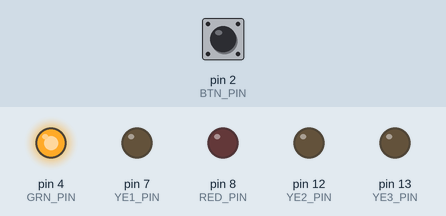
Recording of a sketch running on a simulated Arduino Uno, built with avr-gcc and run on an emulated ATmega328P. Parts: output pins drawn as LEDs (lit = HIGH). The test bench sets the inputs (shaded band); at power-on: pin 2 (BTN_PIN) HIGH.

Above: at 21.4 s.
21.5 s: pin 2 (BTN_PIN) pulled LOW for 0.15 s
At 22.1 s:
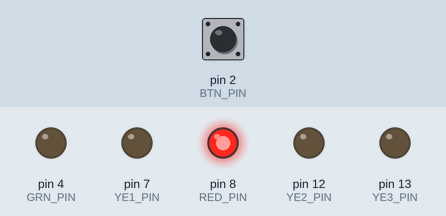
43.0 s: pin 2 (BTN_PIN) pulled LOW for 1 s
At 48.4 s:
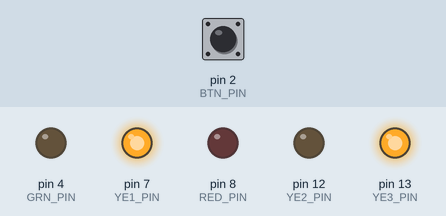
64.5 s: pin 2 (BTN_PIN) pulled LOW for 3.2 s
At 75.3 s:
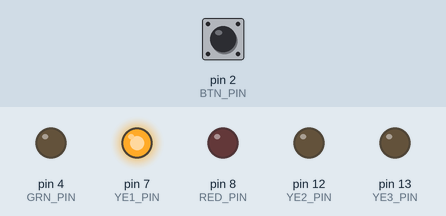
Timing chart, 0 to 86.1 s (numbered marks = the images above; inputs shaded):
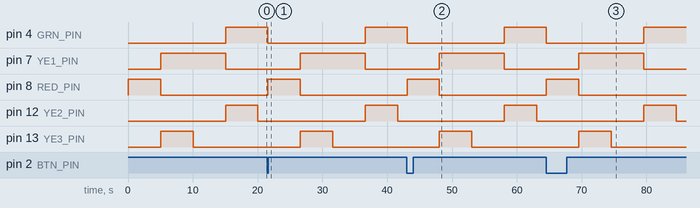

Measured:
- after the input at 21.5 s, pin 4 (GRN_PIN): HIGH → LOW after 0.06 s, → HIGH 15.0 s later; pin 7 (YE1_PIN): LOW → HIGH after 5.1 s, → LOW 10.0 s later; pin 8 (RED_PIN): LOW → HIGH after 0.06 s, → LOW 5.0 s later; pin 12 (YE2_PIN): LOW → HIGH after 15.1 s, → LOW 5.0 s later; pin 13 (YE3_PIN): LOW → HIGH after 5.1 s, → LOW 5.0 s later
- after the input at 43.0 s, pin 4 (GRN_PIN): HIGH → LOW after 0.05 s, → HIGH 15.0 s later; pin 7 (YE1_PIN): LOW → HIGH after 5.1 s, → LOW 10.0 s later; pin 8 (RED_PIN): LOW → HIGH after 0.05 s, → LOW 5.0 s later; pin 12 (YE2_PIN): LOW → HIGH after 15.1 s, → LOW 5.0 s later; pin 13 (YE3_PIN): LOW → HIGH after 5.1 s, → LOW 5.0 s later
- after the input at 64.5 s, pin 4 (GRN_PIN): HIGH → LOW after 0.06 s, → HIGH 15.0 s later; pin 7 (YE1_PIN): LOW → HIGH after 5.1 s, → LOW 10.0 s later; pin 8 (RED_PIN): LOW → HIGH after 0.06 s, → LOW 5.0 s later; pin 12 (YE2_PIN): LOW → HIGH after 15.1 s, → LOW 5.0 s later; pin 13 (YE3_PIN): LOW → HIGH after 5.1 s, → LOW 5.0 s later

The sketch:

Signal.ino
```cpp
#include <Arduino_FreeRTOS.h>

/*
鉄道信号の模擬
LEDは赤1黄色3緑1を使う。

接続:
 2:ボタンスイッチ
 4:緑
 7:黄1
 8:赤
12:黄2
13:黄3

各状態に対し定められている遷移時間が経過するごとに赤→黄色2個(1,3)→黄色1個(1)→黄(2)と緑1個ずつ→緑と変化する。
ただし、ボタンが押されると現在の信号にかかわらず赤になり、黄色2個->...のように変化する。
ボタンを押す→列車の通過を再現(本来は赤でさらに押されることはない)
*/

const int BTN_PIN =  2;

const int GRN_PIN =  4;
const int YE1_PIN =  7;
const int RED_PIN =  8;
const int YE2_PIN = 12;
const int YE3_PIN = 13;

typedef enum{
  PROCEED = 0,
  PRE_CAUTION = 1,
  CAUTION = 2,
  RESTRICTING = 3,
  STOP = 4
}ASPECT;

//各信号現示の待ち時間(TICK数)
const TickType_t WAIT_TICK_ARRAY[5] = {
  portMAX_DELAY,
  5000 / portTICK_PERIOD_MS,
  5000 / portTICK_PERIOD_MS,
  5000 / portTICK_PERIOD_MS,
  5000 / portTICK_PERIOD_MS
};

ASPECT signal_aspect;
TaskHandle_t signalLight_task;
TaskHandle_t signalTimer_task;
TaskHandle_t btnChk_task;

void signalLightControl(void* args){
  pinMode(GRN_PIN, OUTPUT);
  pinMode(YE1_PIN, OUTPUT);
  pinMode(RED_PIN, OUTPUT);
  pinMode(YE2_PIN, OUTPUT);
  pinMode(YE3_PIN, OUTPUT);
  while(1){
    //信号現示が変わるまでは何もしなくていいので通知を待つ
    ulTaskNotifyTake(pdTRUE, portMAX_DELAY);
    switch(signal_aspect){
      case PROCEED :
        digitalWrite(GRN_PIN, HIGH);
        digitalWrite(YE1_PIN,  LOW);
        digitalWrite(RED_PIN,  LOW);
        digitalWrite(YE2_PIN,  LOW);
        digitalWrite(YE3_PIN,  LOW);
        break;
      case PRE_CAUTION :
        digitalWrite(GRN_PIN, HIGH);
        digitalWrite(YE1_PIN,  LOW);
        digitalWrite(RED_PIN,  LOW);
        digitalWrite(YE2_PIN, HIGH);
        digitalWrite(YE3_PIN,  LOW);
        break;
      case CAUTION :
        digitalWrite(GRN_PIN,  LOW);
        digitalWrite(YE1_PIN, HIGH);
        digitalWrite(RED_PIN,  LOW);
        digitalWrite(YE2_PIN,  LOW);
        digitalWrite(YE3_PIN,  LOW);
        break;
      case RESTRICTING :
        digitalWrite(GRN_PIN,  LOW);
        digitalWrite(YE1_PIN, HIGH);
        digitalWrite(RED_PIN,  LOW);
        digitalWrite(YE2_PIN,  LOW);
        digitalWrite(YE3_PIN, HIGH);
        break;
      case STOP :
      default :
        digitalWrite(GRN_PIN,  LOW);
        digitalWrite(YE1_PIN,  LOW);
        digitalWrite(RED_PIN, HIGH);
        digitalWrite(YE2_PIN,  LOW);
        digitalWrite(YE3_PIN,  LOW);
        break;
    }
  }
}

void signalStateTimer(void* args){
  while(1){
    TickType_t waitTick = WAIT_TICK_ARRAY[signal_aspect];
    //タイムアウトした場合(待ってもボタンを押された通知がなかった場合),時間に従って通り現示を進める
    if(ulTaskNotifyTake(pdTRUE, waitTick) == 0){
      switch(signal_aspect){
        case PROCEED :
          break;
        case PRE_CAUTION :
          signal_aspect = PROCEED;
          xTaskNotifyGive(signalLight_task);
          break;
        case CAUTION :
          signal_aspect = PRE_CAUTION;
          xTaskNotifyGive(signalLight_task);
          break;
        case RESTRICTING :
          signal_aspect = CAUTION;
          xTaskNotifyGive(signalLight_task);
          break;
        case STOP :
          signal_aspect = RESTRICTING;
          xTaskNotifyGive(signalLight_task);
          break;
        default :
          signal_aspect = STOP;
          xTaskNotifyGive(signalLight_task);
          break;
      }
    }else{
      signal_aspect = STOP;
      xTaskNotifyGive(signalLight_task);
    }
  }
}

void btnChk(void* args){
  pinMode(BTN_PIN, INPUT_PULLUP);
  bool    last_btn_state = HIGH;
  bool current_btn_state = HIGH;
  //ボタン状態を監視する
  while(1){
    //前回は押されていなかったが、今回は押されているとき
    current_btn_state = digitalRead(BTN_PIN);
    if(current_btn_state == LOW && last_btn_state == HIGH){
      vTaskDelay(2);
      if(digitalRead(BTN_PIN) == LOW){
        xTaskNotifyGive(signalTimer_task);
      }
    }
    last_btn_state = current_btn_state;
  }
}

void setup() {
  // put your setup code here, to run once:
  signal_aspect = STOP;

  xTaskCreate(signalLightControl, "SIGNAL_LIGHT", 128, NULL, 1, &signalLight_task);
  xTaskNotifyGive(signalLight_task);
  xTaskCreate(  signalStateTimer, "SIGNAL_STATE", 128, NULL, 1, &signalTimer_task);
  xTaskCreate(            btnChk,      "BTN_CHK", 128, NULL, 1, &btnChk_task);

  vTaskStartScheduler();
}

void loop() {
  // put your main code here, to run repeatedly:
}
```
